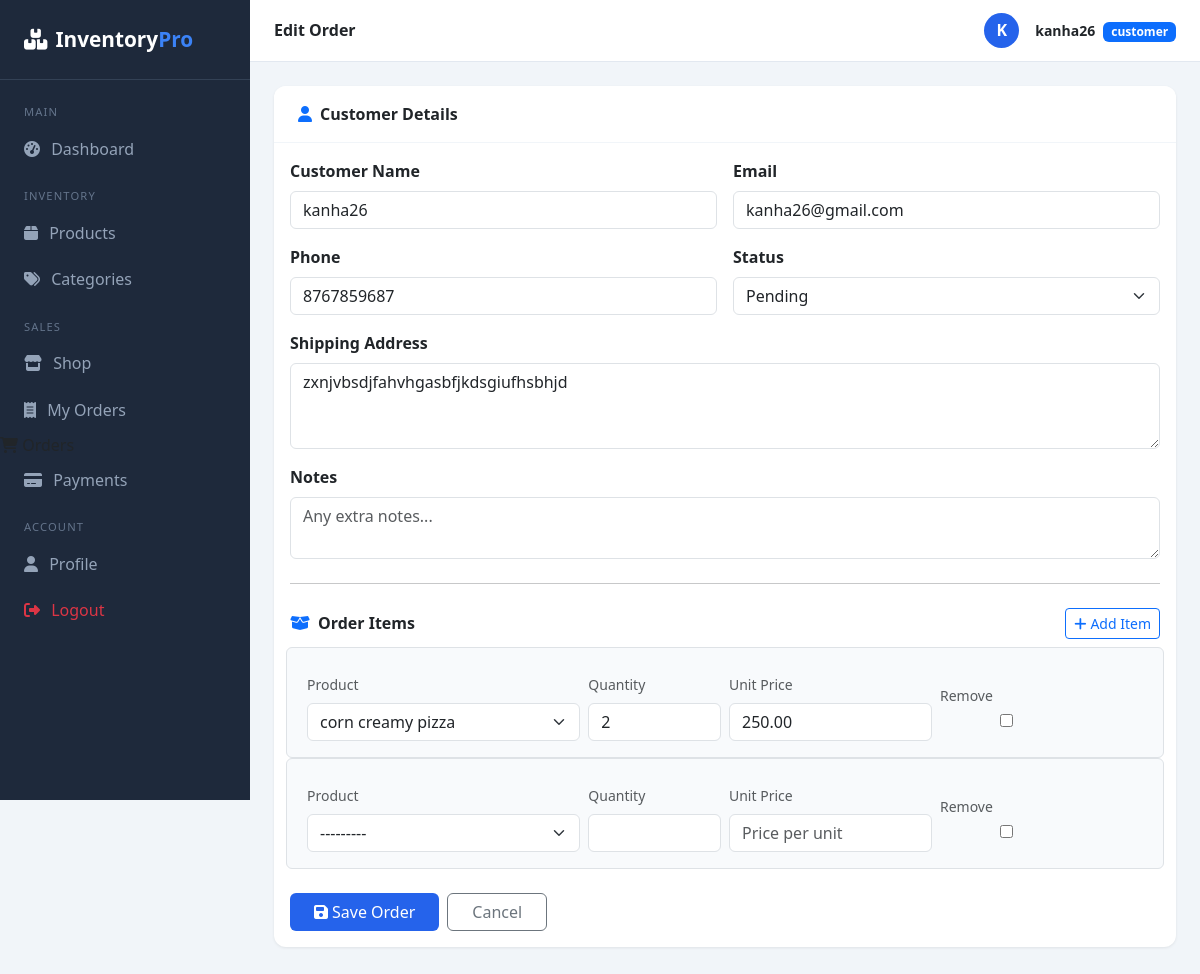
Screenshot of /orders/1/edit/ (signed in) with the database file from the repository.
### accounts/models.py (models this page shows, shortened)
class User(AbstractUser):
    class Role(models.TextChoices):
        ADMIN = "admin", "Admin"
        STAFF = "staff", "Staff"
        CUSTOMER = "customer", "Customer"
    role = models.CharField(max_length=20, choices=Role.choices, default=Role.CUSTOMER)
    email = models.EmailField(unique=True)
    phone = models.CharField(max_length=15, blank=True)
    profile_photo = models.ImageField(upload_to="profiles/", blank=True, null=True)
    address = models.TextField(blank=True)

### orders/models.py (models this page shows, shortened)
class Order(models.Model):
    class Status(models.TextChoices):
        PENDING = "pending", "Pending"
        PROCESSING = "processing", "Processing"
        SHIPPED = "shipped", "Shipped"
        DELIVERED = "delivered", "Delivered"
        CANCELLED = "cancelled", "Cancelled"
    order_number = models.CharField(max_length=20, unique=True, editable=False)
    customer = models.ForeignKey(
        User,
        on_delete=models.SET_NULL,
        null=True,
        related_name="customer_orders"
    )
    customer_name = models.CharField(max_length=200)
    customer_email = models.EmailField()
    customer_phone = models.CharField(max_length=15, blank=True)
    shipping_address = models.TextField()
    status = models.CharField(
        max_length=20,
        choices=Status.choices,
        default=Status.PENDING
    )
    total_amount = models.DecimalField(max_digits=12, decimal_places=2, default=0)
    notes = models.TextField(blank=True)
    created_by = models.ForeignKey(
        User,
        on_delete=models.SET_NULL,
        null=True,
        blank=True,
        related_name="orders_created"
    )
    created_at = models.DateTimeField(auto_now_add=True)
    updated_at = models.DateTimeField(auto_now=True)

### orders/views.py (the view)
# urls.py: path("<int:pk>/edit/", views.order_edit, name="order_edit"),
@login_required
def order_edit(request, pk):
    order = get_object_or_404(Order, pk=pk)
    if request.method == "POST":
        form = OrderForm(request.POST, instance=order)
        formset = OrderItemFormSet(request.POST, instance=order)
        if form.is_valid() and formset.is_valid():
            form.save()
            formset.save()
            order.calculate_total()
            messages.success(request, f"Order #{order.order_number} updated!")
            return redirect("order_detail", pk=order.pk)
    else:
        form = OrderForm(instance=order)
        formset = OrderItemFormSet(instance=order)
    return render(request, "orders/order_form.html", {
        "form": form,
        "formset": formset,
        "title": "Edit Order",
    })

### orders/forms.py
class OrderForm(forms.ModelForm):
    class Meta:
        model = Order
        fields = [
            "customer_name", "customer_email", "customer_phone",
            "shipping_address", "status", "notes"
        ]
        widgets = {
            "customer_name": forms.TextInput(attrs={"class": "form-control", "placeholder": "Full name"}),
            "customer_email": forms.EmailInput(attrs={"class": "form-control", "placeholder": "Email address"}),
            "customer_phone": forms.TextInput(attrs={"class": "form-control", "placeholder": "Phone number"}),
            "shipping_address": forms.Textarea(attrs={"class": "form-control", "rows": 3, "placeholder": "Full shipping address"}),
            "status": forms.Select(attrs={"class": "form-select"}),
            "notes": forms.Textarea(attrs={"class": "form-control", "rows": 2, "placeholder": "Any extra notes..."}),
        }

### products/models.py (called while the page is built)
    def __str__(self):
        return self.name

### inventory_project/templates/orders/order_form.html (shortened to what this page needs)
{% extends 'base.html' %}
{% block page_title %}{{ title }}{% endblock %}
{% block content %}
<div class="card mb-4">
  <div class="card-header"><i class="fas fa-user me-2 text-primary"></i>Customer Details</div>
  <div class="card-body">
    <form method="post" id="orderForm">
      <div class="row g-3">
        <div class="col-md-6">
          <label class="form-label fw-semibold">Customer Name</label>
          {{ form.customer_name }}
        </div>
        <div class="col-md-6">
          <label class="form-label fw-semibold">Email</label>
          {{ form.customer_email }}
        </div>
        <div class="col-md-6">
          <label class="form-label fw-semibold">Phone</label>
          {{ form.customer_phone }}
        </div>
        <div class="col-md-6">
          <label class="form-label fw-semibold">Status</label>
          {{ form.status }}
        </div>
        <div class="col-12">
          <label class="form-label fw-semibold">Shipping Address</label>
          {{ form.shipping_address }}
        </div>
        <div class="col-12">
          <label class="form-label fw-semibold">Notes</label>
          {{ form.notes }}
        </div>
      </div>
      <hr class="my-4">
      <div class="d-flex justify-content-between align-items-center mb-3">
        <h6 class="fw-bold mb-0"><i class="fas fa-box-open me-2 text-primary"></i>Order Items</h6>
        <button type="button" class="btn btn-sm btn-outline-primary" onclick="addItemRow()">
          <i class="fas fa-plus me-1"></i>Add Item
        </button>
      </div>
      <div id="itemsContainer">
        {% for item_form in formset %}
        <div class="row g-2 mb-2 align-items-center border rounded p-3 item-row">
          <div class="col-md-4">
            <label class="form-label small text-muted">Product</label>
            {{ item_form.product }}
          </div>
          <div class="col-md-2">
            <label class="form-label small text-muted">Quantity</label>
            {{ item_form.quantity }}
          </div>
          <div class="col-md-3">
            <label class="form-label small text-muted">Unit Price</label>
            {{ item_form.unit_price }}
          </div>
          <div class="col-md-2">
            {% if item_form.DELETE %}
              <label class="form-label small text-muted d-block">Remove</label>
              {{ item_form.DELETE }}
            {% endif %}
          </div>
        </div>
        {% endfor %}
      </div>
      <div class="mt-4 d-flex gap-2">
        <button type="submit" class="btn btn-primary px-4">
          <i class="fas fa-save me-1"></i>Save Order
        </button>
        <a href="{% url 'order_list' %}" class="btn btn-outline-secondary px-4">Cancel</a>
      </div>
    </form>
  </div>
</div>
{% endblock %}

### inventory_project/templates/base.html (shortened to what this page needs)
<!DOCTYPE html>
<html lang="en">
<head>
  <link href="https://cdn.jsdelivr.net/npm/bootstrap@5.3.0/dist/css/bootstrap.min.css" rel="stylesheet">
  <link href="https://cdnjs.cloudflare.com/ajax/libs/font-awesome/6.4.0/css/all.min.css" rel="stylesheet">
</head>
<body>
{% if user.is_authenticated %}
<div class="sidebar">
  <div class="sidebar-brand">
    <i class="fas fa-boxes me-2"></i>Inventory<span>Pro</span>
  </div>
  <nav class="mt-2">
    <div class="nav-label">Main</div>
    <a href="{% url 'dashboard' %}" class="nav-link {% if request.resolver_match.url_name == 'dashboard' %}active{% endif %}">
      <i class="fas fa-tachometer-alt"></i> Dashboard</a>
    <div class="nav-label">Inventory</div>
    <a href="{% url 'product_list' %}" class="nav-link {% if 'product' in request.resolver_match.url_name %}active{% endif %}">
      <i class="fas fa-box"></i> Products</a>
    <a href="{% url 'category_list' %}" class="nav-link {% if 'category' in request.resolver_match.url_name %}active{% endif %}">
      <i class="fas fa-tags"></i> Categories</a>
    <div class="nav-label">Sales</div>
    {% if user.role == 'customer' %}
      <a href="{% url 'storefront' %}" class="nav-link {% if request.resolver_match.url_name == 'storefront' %}active{% endif %}">
        <i class="fas fa-store"></i> Shop</a>
      <a href="{% url 'my_orders' %}" class="nav-link {% if request.resolver_match.url_name == 'my_orders' %}active{% endif %}">
        <i class="fas fa-receipt"></i> My Orders</a>
    {% endif %}
        <i class="fas fa-shopping-cart"></i> Orders</a>
      <a href="{% url 'payment_list' %}" class="nav-link {% if 'payment' in request.resolver_match.url_name %}active{% endif %}">
        <i class="fas fa-credit-card"></i> Payments</a>
    <div class="nav-label">Account</div>
    <a href="{% url 'profile' %}" class="nav-link {% if request.resolver_match.url_name == 'profile' %}active{% endif %}">
      <i class="fas fa-user"></i> Profile</a>
    <a href="{% url 'logout' %}" class="nav-link text-danger">
      <i class="fas fa-sign-out-alt"></i> Logout</a>
  </nav>
</div>
<div class="main-content">
  <div class="topbar">
    <h6 class="mb-0 fw-semibold">{% block page_title %}Dashboard{% endblock %}</h6>
    <div class="d-flex align-items-center gap-3">
      {% if user.profile_photo %}
        <img src="{{ user.profile_photo.url }}" class="rounded-circle" width="35" height="35" style="object-fit:cover;">
      {% else %}
        <div style="width:35px;height:35px;background:#2563eb;border-radius:50%;display:flex;align-items:center;justify-content:center;color:#fff;font-weight:700;">
          {{ user.username|first|upper }}
        </div>
      {% endif %}
      <div>
        <span class="fw-semibold small">{{ user.username }}</span>
        <span class="badge bg-primary ms-1 small">{{ user.role }}</span>
      </div>
    </div>
  </div>
  <div class="page-body">
    {% block content %}{% endblock %}
  </div>
</div>
{% else %}
  {% block auth_content %}{% endblock %}
{% endif %}
</body>
</html>

### inventory_project/templates/base.html (style rules this page uses)
:root { --primary: #2563eb; --sidebar-width: 250px; }
body { background: #f1f5f9; font-family: 'Segoe UI', sans-serif; }
.sidebar { width: var(--sidebar-width); background: #1e293b; min-height: 100vh; position: fixed; top: 0; left: 0; z-index: 100; }
.sidebar-brand { padding: 1.5rem; color: #fff; font-size: 1.3rem; font-weight: 700; border-bottom: 1px solid #334155; }
.sidebar-brand span { color: #3b82f6; }
.sidebar .nav-link { color: #94a3b8; padding: .7rem 1.5rem; display: flex; align-items: center; gap: .7rem; transition: all .2s; }
.sidebar .nav-label { color: #64748b; font-size: .7rem; text-transform: uppercase; letter-spacing: .1em; padding: 1rem 1.5rem .3rem; }
.main-content { margin-left: var(--sidebar-width); }
.topbar { background: #fff; padding: .8rem 1.5rem; border-bottom: 1px solid #e2e8f0; display: flex; justify-content: space-between; align-items: center; position: sticky; top: 0; z-index: 99; }
.page-body { padding: 1.5rem; }
.card { border: none; border-radius: 12px; box-shadow: 0 1px 3px rgba(0,0,0,.08); }
.card-header { background: #fff; border-bottom: 1px solid #f1f5f9; font-weight: 600; border-radius: 12px 12px 0 0 !important; padding: 1rem 1.5rem; }
.btn-primary { background: #2563eb; border: none; }

### inventory_project/templates/orders/order_form.html (style rules this page uses)
input, select, textarea { display: block; width: 100%; padding: .5rem .75rem; border: 1px solid #dee2e6; border-radius: .375rem; }
.item-row { background: #f8fafc; }

### rows the page displays
User: username|first "K", username "kanha26", role "customer"
Order: customer_name "kanha26", customer_email "kanha26@gmail.com", customer_phone "8767859687", status "Pending", shipping_address "zxnjvbsdjfahvhgasbfjkdsgiufhsbhjd"

### other values shown
{{ title }} "Edit Order"
